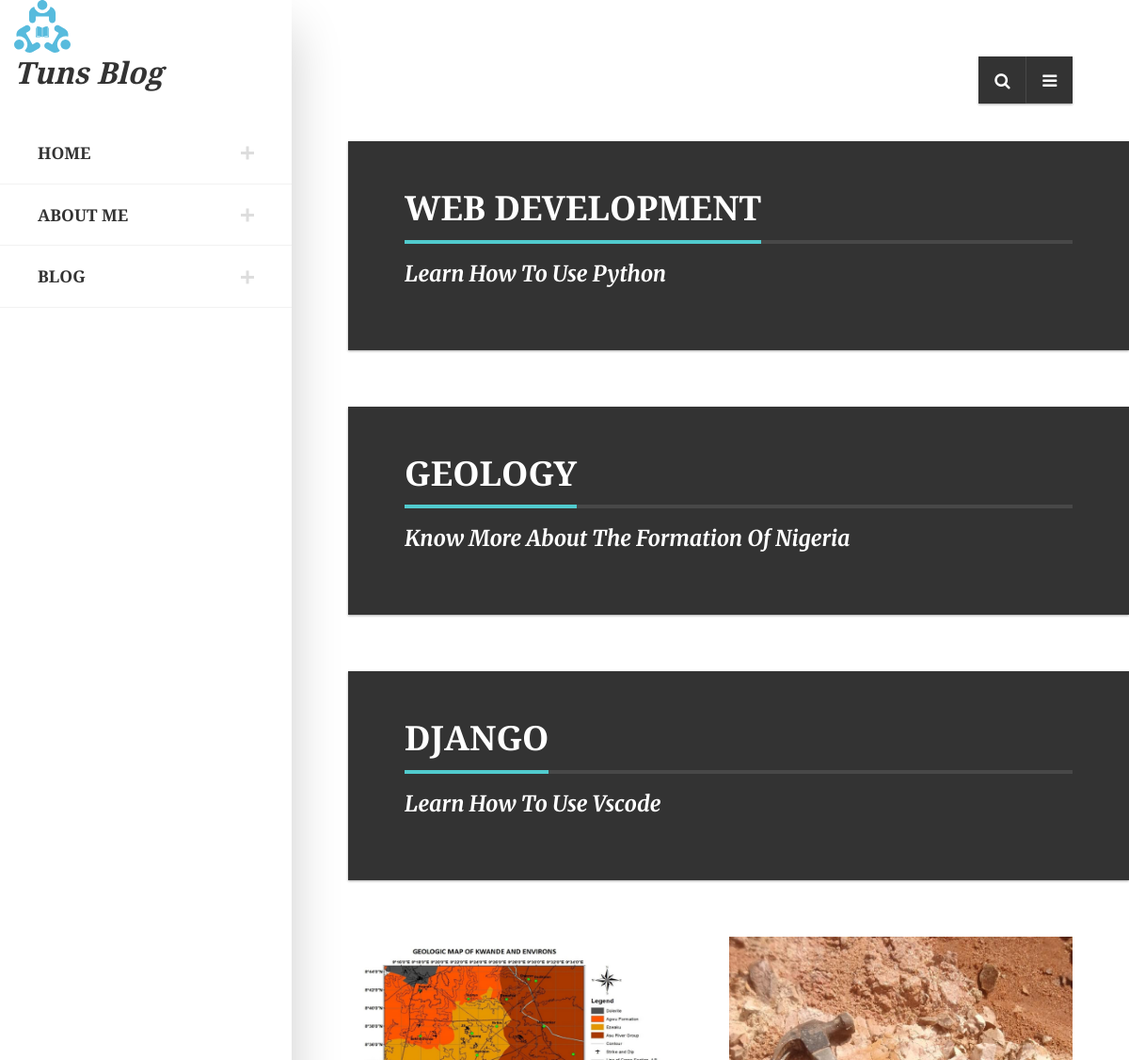
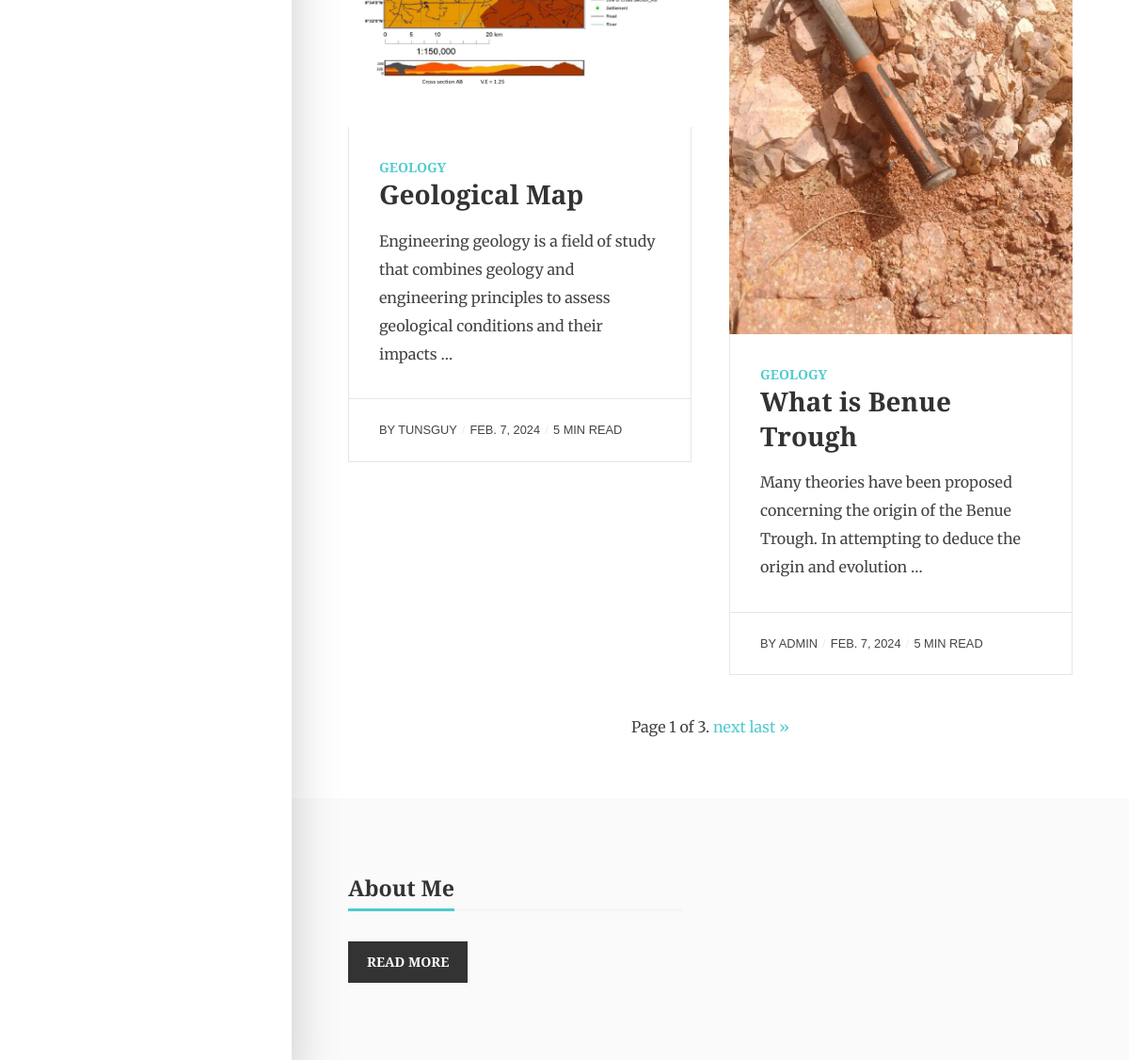
The page /category/ on the database its author committed (2 pictures, top to bottom).
### base/models.py (models this page shows, shortened)
class Topic(models.Model):
    name = models.CharField(max_length=300)
    info = models.CharField(max_length= 500, null=True)

class Post(models.Model):
    id = models.UUIDField(default=uuid.uuid4, primary_key=True)
    host = models.ForeignKey(User, on_delete= models.SET_NULL, null=True)
    topic = models.ForeignKey(Topic, on_delete=models.SET_NULL, null=True)
    name = models.CharField(max_length=200)
    images = models.ImageField(upload_to="post_images", blank=True, null=True)
    description = models.TextField(null=True,blank=True)
    read = models.IntegerField(default=0)
    created = models.DateTimeField(auto_now_add=True)
    @property
    def imageurl(self):
        if self.images:
            return self.images.url
        return ""
    class Meta:
        ordering = ["-created"]

class User(AbstractUser):
    name = models.CharField(max_length=200, null=True)
    email = models.EmailField(unique=True,blank=True)
    work = models.CharField(max_length= 400)
    avatar = models.ImageField(upload_to="profile", default="avatar.svg")
    bio = models.TextField()

### base/views.py (the view)
# urls.py: path("category/",views.category,name="category"),
def category(request):
    s= request.GET.get("s") if request.GET.get("s") != None else ""
    posts = Post.objects.filter(
        Q(topic__name__icontains=s)|
        Q(name__icontains=s)|
        Q(description__icontains=s)
    )
    topics = Topic.objects.filter(name__icontains=s)
    p = Paginator(posts,2)
    page_number = request.GET.get("page")
    page_obj = p.get_page(page_number)
    context = {"posts":posts,"topics":topics,"page_obj":page_obj}
    return render(request,"category.html",context)

### templates/category.html (shortened to what this page needs)
{% extends 'main.html' %}
{% block content %}
{% load static %}
<body>
    <div id="eskimo-site-wrapper">
        <main id="eskimo-main-container">
            <div class="container">
                <ul class="eskimo-top-icons">
                    <li id="eskimo-panel-icon">
                        <a href="#eskimo-panel" class="eskimo-panel-open"><i class="fa fa-bars"></i></a>
                    </li>
                    <li id="eskimo-search-icon">
                        <a id="eskimo-open-search" href="#"><i class="fa fa-search"></i></a>
                    </li>
                </ul>
                <div class="clearfix"></div>
                {% for topic in topics %}
                <div class="eskimo-page-title">
                    <h1><span>{{topic.name}}</span></h1>
                    <p class="eskimo-page-subtitle">{{topic.info}}</p>
                </div>
                {% endfor %}
                <div class="eskimo-masonry-grid">
                    <div class="eskimo-two-columns" data-columns>
                        {% for post in page_obj %}
                        <div class="card-masonry">
                            <div class="card">
                                <a href="{% url 'post' post.id %}">
                                    <img class="card-vertical-img" height="100" width="100" src="{{post.imageurl}}" alt="{{post.name}}" />
                                </a>
                                <div class="card-border">
                                    <div class="card-body">
                                        <div class="card-category">
                                            <span><a href="{% url 'category' %}?s={{post.topic.name}}">{{post.topic.name}}</a></span>
                                        </div>
                                        <h3 class="card-title">
                                            <a href="{% url 'post' post.id %}">{{post.name}}</a>
                                        </h3>
                                        <p>{{post.description|truncatewords:20}}</p>
                                    </div>
                                    <div class="card-footer">
                                        <div class="eskimo-author-meta">
                                            By <a class="author-meta" href="author.html">{{post.host.username}}</a>
                                        </div>
                                        <div class="eskimo-date-meta">
                                            <a href="{% url 'post' post.id %}">{{post.created|date}}</a>
                                        </div>
                                        <div class="eskimo-reading-meta">{{post.read}} min read</div>
                                    </div>
                                </div>
                            </div>
                        </div>
                        {% endfor %}
                    </div>
                </div>
                <div class="pagination">
                    <span class="step-links">
                        <span class="current">
                            Page {{ page_obj.number }} of {{ page_obj.paginator.num_pages }}.
                        </span>
                        {% if page_obj.has_next %}
                            <a href="?page={{ page_obj.next_page_number }}">next</a>
                            <a href="?page={{ page_obj.paginator.num_pages }}">last &raquo;</a>
                        {% endif %}
                    </span>
                </div>
            </div>
        </main>
        <footer id="eskimo-footer">
            <div class="container">
                <div class="row eskimo-footer-wrapper">
                    <div class="col-12 col-lg-6 mb-4 mb-lg-0">
                        <h5 class="eskimo-title-with-border"><span>About Me</span></h5>
                        <p><a href="{% url 'about' user.id %}" class="btn btn-default">Read More</a></p>
                    </div>
                </div>
            </div>
        </footer>
    </div>
</body>
{% endblock %}

### templates/main.html (shortened to what this page needs)
{% load static %}
<!DOCTYPE html>
<html lang="en-US">
<head>
    <link href="{% static 'css/bootstrap.min.css' %}" rel="stylesheet" type="text/css">
    <link href="{% static 'css/fontawesome.css' %}" rel="stylesheet" type="text/css">
    <link href="{% static 'css/slick.css' %}" rel="stylesheet" type="text/css">
    <link href="{% static 'css/style.css' %}" rel="stylesheet" type="text/css">
</head>
<body>
    {% include 'navbar.html' %}
    {% block content %}
    {% endblock %}
</body>
</html>

### templates/navbar.html (shortened to what this page needs)
{% load static %}
<div id="eskimo-sidebar">
    <div id="eskimo-sidebar-wrapper" class="d-flex align-items-start flex-column h-100 w-100">
        <div id="" class="container">
            <a class="header__logo" href="{% url 'index' %}">
                <img height="60" width="60" src="{% static 'images/logo.svg' %}" class="Tunsblog" alt="Tunsblog" />
                <h2><i>Tuns Blog</i></h2>
            </a>
        </div>
        <div id="eskimo-sidebar-cell" class="w-100">
            <nav id="eskimo-main-menu" class="menu-main-menu-container">
                <ul class="eskimo-menu-ul">
                    <li><a href="{% url 'index' %}">Home</a>
                    </li>
                    <li><a href="#">About Me</a>
                    </li>
                    <li><a href="#">Blog</a>
                    </li>
                </ul>
            </nav>
        </div>
    </div>
</div>

### rows shown on the page
Topic: name "WEB DEVELOPMENT", info "Learn How To Use Python"
Topic: name "GEOLOGY", info "Know More About The Formation Of Nigeria"
Topic: name "DJANGO", info "Learn How To Use Vscode"
Post: imageurl (picture), topic.name "GEOLOGY", name "Geological Map", description "Engineering geology is a field of study that combines geology and engineering principles to assess geological conditions and their impacts …", host.username "TUNSGUY", created "FEB. 7, 2024", read "5"
Post: imageurl (picture), topic.name "GEOLOGY", name "What is Benue Trough", description "Many theories have been proposed concerning the origin of the Benue Trough. In attempting to deduce the origin and evolution …", host.username "ADMIN", created "FEB. 7, 2024", read "5"

### other values the page prints
{{ page_obj.number }} "1"
{{ page_obj.paginator.num_pages }} "3"
